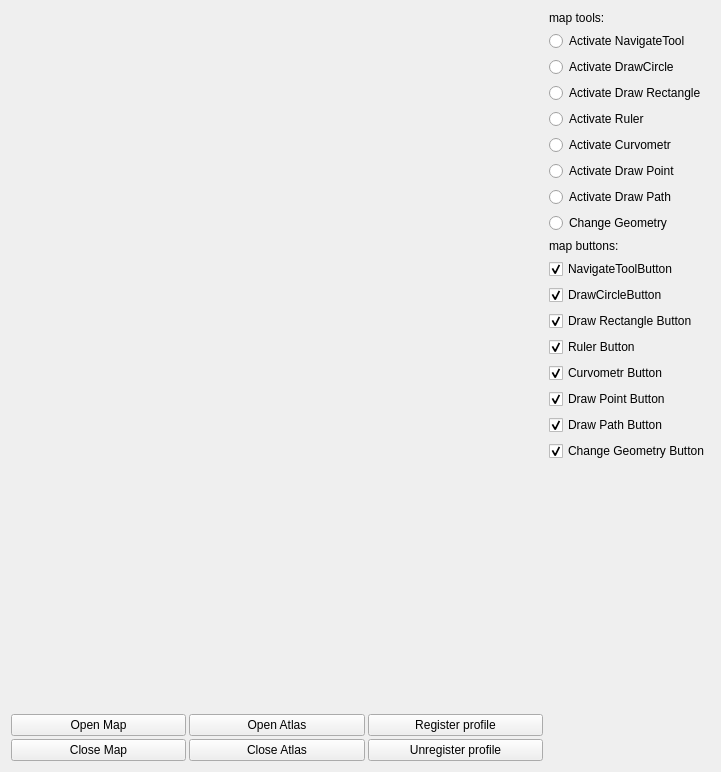
<?xml version="1.0" encoding="UTF-8"?>
<ui version="4.0">
 <class>DemoToolsActivating</class>
 <widget class="QWidget" name="DemoToolsActivating">
  <property name="geometry">
   <rect>
    <x>0</x>
    <y>0</y>
    <width>721</width>
    <height>740</height>
   </rect>
  </property>
  <property name="windowTitle">
   <string>Form</string>
  </property>
  <layout class="QGridLayout" name="gridLayout_3">
   <item row="0" column="0">
    <layout class="QVBoxLayout" name="verticalLayout" stretch="1,0">
     <item>
      <widget class="PwGisWidget" name="pwgiswidget" native="true">
       <property name="minimumSize">
        <size>
         <width>300</width>
         <height>170</height>
        </size>
       </property>
      </widget>
     </item>
     <item>
      <layout class="QGridLayout" name="gridLayout" rowstretch="0">
       <property name="sizeConstraint">
        <enum>QLayout::SetFixedSize</enum>
       </property>
       <property name="spacing">
        <number>3</number>
       </property>
       <item row="0" column="0">
        <layout class="QHBoxLayout" name="horizontalLayout">
         <item>
          <layout class="QVBoxLayout" name="mapLayout">
           <item>
            <widget class="QPushButton" name="btnOpenMap">
             <property name="text">
              <string>Open Map</string>
             </property>
            </widget>
           </item>
           <item>
            <widget class="QPushButton" name="btnCloseMap">
             <property name="text">
              <string>Close Map</string>
             </property>
            </widget>
           </item>
          </layout>
         </item>
         <item>
          <layout class="QVBoxLayout" name="atlasLayout">
           <item>
            <widget class="QPushButton" name="btnOpenAtlas">
             <property name="text">
              <string>Open Atlas</string>
             </property>
            </widget>
           </item>
           <item>
            <widget class="QPushButton" name="btnCloseAtlas">
             <property name="text">
              <string>Close Atlas</string>
             </property>
            </widget>
           </item>
          </layout>
         </item>
         <item>
          <layout class="QVBoxLayout" name="profileLayout">
           <item>
            <widget class="QPushButton" name="btnRegisterProfile">
             <property name="text">
              <string>Register profile</string>
             </property>
            </widget>
           </item>
           <item>
            <widget class="QPushButton" name="btnUnregisterProfile">
             <property name="text">
              <string>Unregister profile</string>
             </property>
            </widget>
           </item>
          </layout>
         </item>
        </layout>
       </item>
      </layout>
     </item>
    </layout>
   </item>
   <item row="0" column="1">
    <layout class="QVBoxLayout" name="verticalLayout_3">
     <item>
      <layout class="QVBoxLayout" name="verticalLayout_2">
       <property name="bottomMargin">
        <number>300</number>
       </property>
       <item>
        <widget class="QLabel" name="label">
         <property name="maximumSize">
          <size>
           <width>344</width>
           <height>23</height>
          </size>
         </property>
         <property name="text">
          <string>map tools:</string>
         </property>
        </widget>
       </item>
       <item>
        <widget class="QRadioButton" name="actiavateTool">
         <property name="text">
          <string>Activate NavigateTool</string>
         </property>
         <property name="checked">
          <bool>false</bool>
         </property>
        </widget>
       </item>
       <item>
        <widget class="QRadioButton" name="actiavateTool_2">
         <property name="text">
          <string>Activate DrawCircle</string>
         </property>
        </widget>
       </item>
       <item>
        <widget class="QRadioButton" name="actiavateTool_6">
         <property name="text">
          <string>Activate Draw Rectangle</string>
         </property>
        </widget>
       </item>
       <item>
        <widget class="QRadioButton" name="actiavateTool_5">
         <property name="text">
          <string>Activate Ruler</string>
         </property>
        </widget>
       </item>
       <item>
        <widget class="QRadioButton" name="actiavateTool_4">
         <property name="text">
          <string>Activate Curvometr</string>
         </property>
        </widget>
       </item>
       <item>
        <widget class="QRadioButton" name="actiavateTool_3">
         <property name="text">
          <string>Activate Draw Point</string>
         </property>
        </widget>
       </item>
       <item>
        <widget class="QRadioButton" name="actiavateTool_7">
         <property name="text">
          <string>Activate Draw Path</string>
         </property>
        </widget>
       </item>
       <item>
        <widget class="QRadioButton" name="actiavateTool_8">
         <property name="text">
          <string>Change Geometry</string>
         </property>
        </widget>
       </item>
       <item>
        <widget class="QLabel" name="label_2">
         <property name="maximumSize">
          <size>
           <width>344</width>
           <height>60</height>
          </size>
         </property>
         <property name="text">
          <string>map buttons:</string>
         </property>
        </widget>
       </item>
       <item>
        <widget class="QCheckBox" name="checkTool_4">
         <property name="sizePolicy">
          <sizepolicy hsizetype="Fixed" vsizetype="Fixed">
           <horstretch>0</horstretch>
           <verstretch>0</verstretch>
          </sizepolicy>
         </property>
         <property name="text">
          <string>NavigateToolButton</string>
         </property>
         <property name="checked">
          <bool>true</bool>
         </property>
        </widget>
       </item>
       <item>
        <widget class="QCheckBox" name="checkTool_3">
         <property name="sizePolicy">
          <sizepolicy hsizetype="Fixed" vsizetype="Fixed">
           <horstretch>0</horstretch>
           <verstretch>0</verstretch>
          </sizepolicy>
         </property>
         <property name="text">
          <string>DrawCircleButton</string>
         </property>
         <property name="checked">
          <bool>true</bool>
         </property>
        </widget>
       </item>
       <item>
        <widget class="QCheckBox" name="checkTool_2">
         <property name="sizePolicy">
          <sizepolicy hsizetype="Fixed" vsizetype="Fixed">
           <horstretch>0</horstretch>
           <verstretch>0</verstretch>
          </sizepolicy>
         </property>
         <property name="text">
          <string>Draw Rectangle Button</string>
         </property>
         <property name="checked">
          <bool>true</bool>
         </property>
        </widget>
       </item>
       <item>
        <widget class="QCheckBox" name="checkTool">
         <property name="sizePolicy">
          <sizepolicy hsizetype="Fixed" vsizetype="Fixed">
           <horstretch>0</horstretch>
           <verstretch>0</verstretch>
          </sizepolicy>
         </property>
         <property name="text">
          <string>Ruler Button</string>
         </property>
         <property name="checked">
          <bool>true</bool>
         </property>
        </widget>
       </item>
       <item>
        <widget class="QCheckBox" name="checkTool_6">
         <property name="sizePolicy">
          <sizepolicy hsizetype="Fixed" vsizetype="Fixed">
           <horstretch>0</horstretch>
           <verstretch>0</verstretch>
          </sizepolicy>
         </property>
         <property name="text">
          <string>Curvometr Button</string>
         </property>
         <property name="checked">
          <bool>true</bool>
         </property>
        </widget>
       </item>
       <item>
        <widget class="QCheckBox" name="checkTool_5">
         <property name="sizePolicy">
          <sizepolicy hsizetype="Fixed" vsizetype="Fixed">
           <horstretch>0</horstretch>
           <verstretch>0</verstretch>
          </sizepolicy>
         </property>
         <property name="text">
          <string>Draw Point Button</string>
         </property>
         <property name="checked">
          <bool>true</bool>
         </property>
        </widget>
       </item>
       <item>
        <widget class="QCheckBox" name="checkTool_7">
         <property name="sizePolicy">
          <sizepolicy hsizetype="Fixed" vsizetype="Fixed">
           <horstretch>0</horstretch>
           <verstretch>0</verstretch>
          </sizepolicy>
         </property>
         <property name="text">
          <string>Draw Path Button</string>
         </property>
         <property name="checked">
          <bool>true</bool>
         </property>
        </widget>
       </item>
       <item>
        <widget class="QCheckBox" name="checkTool_9">
         <property name="sizePolicy">
          <sizepolicy hsizetype="Fixed" vsizetype="Fixed">
           <horstretch>0</horstretch>
           <verstretch>0</verstretch>
          </sizepolicy>
         </property>
         <property name="text">
          <string>Change Geometry Button</string>
         </property>
         <property name="checked">
          <bool>true</bool>
         </property>
        </widget>
       </item>
      </layout>
     </item>
    </layout>
   </item>
  </layout>
 </widget>
 <customwidgets>
  <customwidget>
   <class>PwGisWidget</class>
   <extends>QWidget</extends>
   <header location="global">PwGis/pwgiswidget.h</header>
   <container>1</container>
  </customwidget>
 </customwidgets>
 <resources/>
 <connections/>
</ui>
